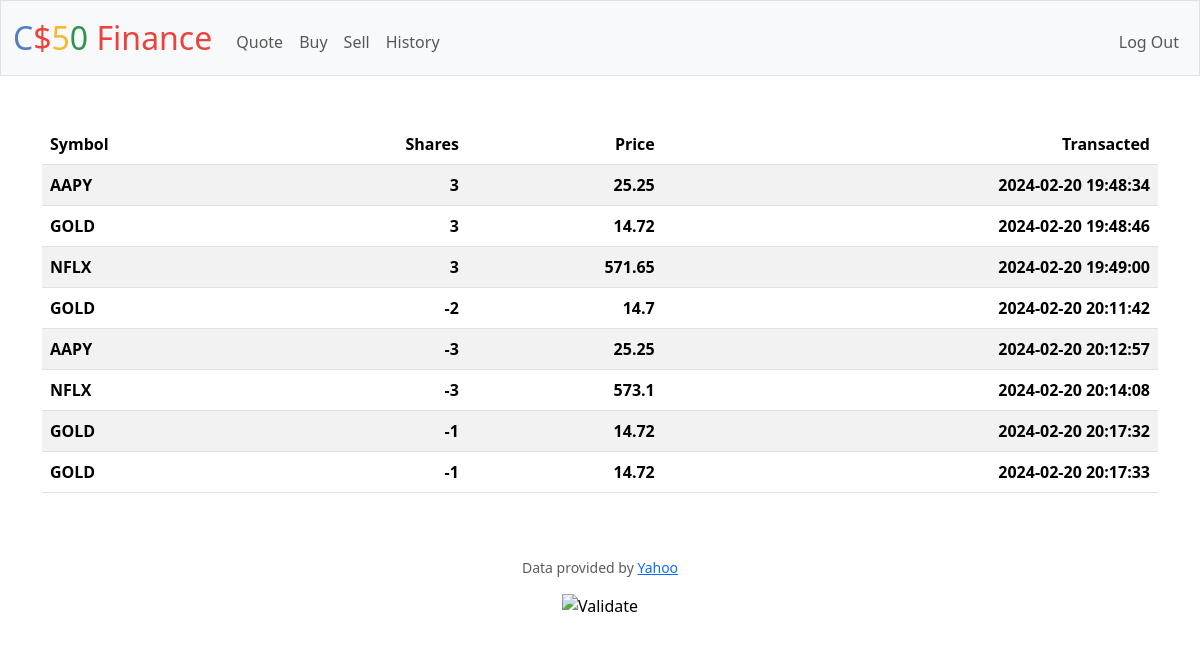
The app's page /history (signed in) with its own data.
### tables this page shows
CREATE TABLE transactions (
    id INTEGER PRIMARY KEY,
    user_id INTEGER,
    symbol TEXT,
    shares INTEGER,
    price REAL,
    date TIMESTAMP,
    FOREIGN KEY (user_id) REFERENCES users(id)
);

### app.py (the view)
@app.route("/history")
@login_required
def history():
    user_id = session["user_id"]
    data_db = db.execute("select * from transactions where user_id = :id", id=user_id)
    return render_template('history.html', data=data_db,)

### app.py (called while the page is built)
@app.after_request
def after_request(response):
    response.headers["Cache-Control"] = "no-cache, no-store, must-revalidate"
    response.headers["Expires"] = 0
    response.headers["Pragma"] = "no-cache"
    return response

### helpers.py (called while the page is built)
def login_required(f):
    @wraps(f)
    def decorated_function(*args, **kwargs):
        if session.get("user_id") is None:
            return redirect("/login")
        return f(*args, **kwargs)
    return decorated_function

### templates/history.html (shortened to what this page needs)
{% extends "layout.html" %}
{% block main %}
        <table class="table table-striped">
            <thead>
                <tr>
                    <th class="text-start">Symbol</th>
                    <th class="text-end">Shares</th>
                    <th class="text-end">Price</th>
                    <th class="text-end">Transacted</th>
                </tr>
            </thead>
           <tbody>
                {% for row in data %}
                <tr>
                    <th class="text-start">{{ row['symbol'] }}</th>
                    <th class="text-end">{{ row['shares'] }}</th>
                    <th class="text-end">{{ row['price'] }}</th>
                    <th class="text-end">{{ row['date'] }}</th>
                </tr>
                {% endfor %}
           </tbody>
        </table>
{% endblock %}

### records on screen
transactions: symbol "AAPY", shares "3", price "25.25", date "2024-02-20 19:48:34"
transactions: symbol "GOLD", shares "3", price "14.72", date "2024-02-20 19:48:46"
transactions: symbol "NFLX", shares "3", price "571.65", date "2024-02-20 19:49:00"
transactions: symbol "GOLD", shares "-2", price "14.7", date "2024-02-20 20:11:42"
transactions: symbol "AAPY", shares "-3", price "25.25", date "2024-02-20 20:12:57"
transactions: symbol "NFLX", shares "-3", price "573.1", date "2024-02-20 20:14:08"
transactions: symbol "GOLD", shares "-1", price "14.72", date "2024-02-20 20:17:32"
transactions: symbol "GOLD", shares "-1", price "14.72", date "2024-02-20 20:17:33"
